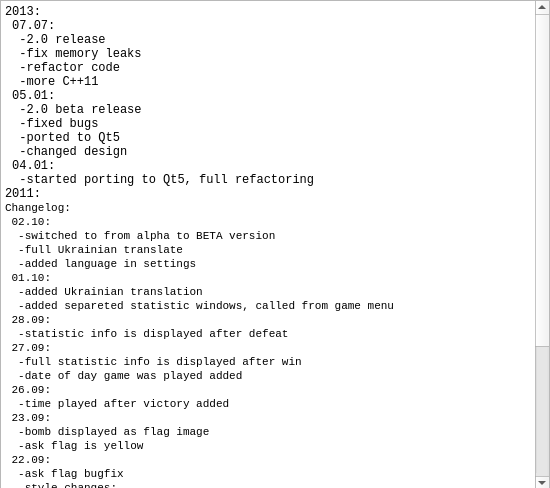
<?xml version="1.0" encoding="UTF-8"?>
<ui version="4.0">
 <class>ChangelogInfo</class>
 <widget class="QWidget" name="ChangelogInfo">
  <property name="windowModality">
   <enum>Qt::NonModal</enum>
  </property>
  <property name="geometry">
   <rect>
    <x>0</x>
    <y>0</y>
    <width>550</width>
    <height>488</height>
   </rect>
  </property>
  <property name="sizePolicy">
   <sizepolicy hsizetype="Minimum" vsizetype="Minimum">
    <horstretch>0</horstretch>
    <verstretch>0</verstretch>
   </sizepolicy>
  </property>
  <property name="font">
   <font>
    <family>Courier New</family>
   </font>
  </property>
  <property name="windowTitle">
   <string>Changelog</string>
  </property>
  <widget class="QTextBrowser" name="textLog">
   <property name="geometry">
    <rect>
     <x>0</x>
     <y>0</y>
     <width>550</width>
     <height>491</height>
    </rect>
   </property>
   <property name="sizePolicy">
    <sizepolicy hsizetype="Minimum" vsizetype="Minimum">
     <horstretch>0</horstretch>
     <verstretch>0</verstretch>
    </sizepolicy>
   </property>
   <property name="maximumSize">
    <size>
     <width>550</width>
     <height>600</height>
    </size>
   </property>
   <property name="html">
    <string>&lt;!DOCTYPE HTML PUBLIC &quot;-//W3C//DTD HTML 4.0//EN&quot; &quot;http://www.w3.org/TR/REC-html40/strict.dtd&quot;&gt;
&lt;html&gt;&lt;head&gt;&lt;meta name=&quot;qrichtext&quot; content=&quot;1&quot; /&gt;&lt;style type=&quot;text/css&quot;&gt;
p, li { white-space: pre-wrap; }
&lt;/style&gt;&lt;/head&gt;&lt;body style=&quot; font-family:'Courier New'; font-size:9pt; font-weight:400; font-style:normal;&quot;&gt;
&lt;p style=&quot; margin-top:0px; margin-bottom:0px; margin-left:0px; margin-right:0px; -qt-block-indent:0; text-indent:0px;&quot;&gt;2013:&lt;/p&gt;
&lt;p style=&quot; margin-top:0px; margin-bottom:0px; margin-left:0px; margin-right:0px; -qt-block-indent:0; text-indent:0px;&quot;&gt; 07.07:&lt;/p&gt;
&lt;p style=&quot; margin-top:0px; margin-bottom:0px; margin-left:0px; margin-right:0px; -qt-block-indent:0; text-indent:0px;&quot;&gt;  -2.0 release&lt;/p&gt;
&lt;p style=&quot; margin-top:0px; margin-bottom:0px; margin-left:0px; margin-right:0px; -qt-block-indent:0; text-indent:0px;&quot;&gt;  -fix memory leaks&lt;/p&gt;
&lt;p style=&quot; margin-top:0px; margin-bottom:0px; margin-left:0px; margin-right:0px; -qt-block-indent:0; text-indent:0px;&quot;&gt;  -refactor code&lt;/p&gt;
&lt;p style=&quot; margin-top:0px; margin-bottom:0px; margin-left:0px; margin-right:0px; -qt-block-indent:0; text-indent:0px;&quot;&gt;  -more C++11&lt;/p&gt;
&lt;p style=&quot; margin-top:0px; margin-bottom:0px; margin-left:0px; margin-right:0px; -qt-block-indent:0; text-indent:0px;&quot;&gt; 05.01:&lt;/p&gt;
&lt;p style=&quot; margin-top:0px; margin-bottom:0px; margin-left:0px; margin-right:0px; -qt-block-indent:0; text-indent:0px;&quot;&gt;  -2.0 beta release&lt;/p&gt;
&lt;p style=&quot; margin-top:0px; margin-bottom:0px; margin-left:0px; margin-right:0px; -qt-block-indent:0; text-indent:0px;&quot;&gt;  -fixed bugs&lt;/p&gt;
&lt;p style=&quot; margin-top:0px; margin-bottom:0px; margin-left:0px; margin-right:0px; -qt-block-indent:0; text-indent:0px;&quot;&gt;  -ported to Qt5&lt;/p&gt;
&lt;p style=&quot; margin-top:0px; margin-bottom:0px; margin-left:0px; margin-right:0px; -qt-block-indent:0; text-indent:0px;&quot;&gt;  -changed design&lt;/p&gt;
&lt;p style=&quot; margin-top:0px; margin-bottom:0px; margin-left:0px; margin-right:0px; -qt-block-indent:0; text-indent:0px;&quot;&gt; 04.01:&lt;/p&gt;
&lt;p style=&quot; margin-top:0px; margin-bottom:0px; margin-left:0px; margin-right:0px; -qt-block-indent:0; text-indent:0px;&quot;&gt;  -started porting to Qt5, full refactoring&lt;/p&gt;
&lt;p style=&quot; margin-top:0px; margin-bottom:0px; margin-left:0px; margin-right:0px; -qt-block-indent:0; text-indent:0px;&quot;&gt;2011:&lt;/p&gt;
&lt;p style=&quot; margin-top:0px; margin-bottom:0px; margin-left:0px; margin-right:0px; -qt-block-indent:0; text-indent:0px;&quot;&gt;&lt;span style=&quot; font-size:8pt;&quot;&gt;Changelog:&lt;/span&gt;&lt;/p&gt;
&lt;p style=&quot; margin-top:0px; margin-bottom:0px; margin-left:0px; margin-right:0px; -qt-block-indent:0; text-indent:0px;&quot;&gt;&lt;span style=&quot; font-size:8pt;&quot;&gt; 02.10:&lt;/span&gt;&lt;/p&gt;
&lt;p style=&quot; margin-top:0px; margin-bottom:0px; margin-left:0px; margin-right:0px; -qt-block-indent:0; text-indent:0px;&quot;&gt;&lt;span style=&quot; font-size:8pt;&quot;&gt;  -switched to from alpha to BETA version&lt;/span&gt;&lt;/p&gt;
&lt;p style=&quot; margin-top:0px; margin-bottom:0px; margin-left:0px; margin-right:0px; -qt-block-indent:0; text-indent:0px;&quot;&gt;&lt;span style=&quot; font-size:8pt;&quot;&gt;  -full Ukrainian translate&lt;/span&gt;&lt;/p&gt;
&lt;p style=&quot; margin-top:0px; margin-bottom:0px; margin-left:0px; margin-right:0px; -qt-block-indent:0; text-indent:0px;&quot;&gt;&lt;span style=&quot; font-size:8pt;&quot;&gt;  -added language in settings&lt;/span&gt;&lt;/p&gt;
&lt;p style=&quot; margin-top:0px; margin-bottom:0px; margin-left:0px; margin-right:0px; -qt-block-indent:0; text-indent:0px;&quot;&gt;&lt;span style=&quot; font-size:8pt;&quot;&gt; 01.10:&lt;/span&gt;&lt;/p&gt;
&lt;p style=&quot; margin-top:0px; margin-bottom:0px; margin-left:0px; margin-right:0px; -qt-block-indent:0; text-indent:0px;&quot;&gt;&lt;span style=&quot; font-size:8pt;&quot;&gt;  -added Ukrainian translation&lt;/span&gt;&lt;/p&gt;
&lt;p style=&quot; margin-top:0px; margin-bottom:0px; margin-left:0px; margin-right:0px; -qt-block-indent:0; text-indent:0px;&quot;&gt;&lt;span style=&quot; font-size:8pt;&quot;&gt;  -added separeted statistic windows, called from game menu&lt;/span&gt;&lt;/p&gt;
&lt;p style=&quot; margin-top:0px; margin-bottom:0px; margin-left:0px; margin-right:0px; -qt-block-indent:0; text-indent:0px;&quot;&gt;&lt;span style=&quot; font-size:8pt;&quot;&gt; 28.09:&lt;/span&gt;&lt;/p&gt;
&lt;p style=&quot; margin-top:0px; margin-bottom:0px; margin-left:0px; margin-right:0px; -qt-block-indent:0; text-indent:0px;&quot;&gt;&lt;span style=&quot; font-size:8pt;&quot;&gt;  -statistic info is displayed after defeat&lt;/span&gt;&lt;/p&gt;
&lt;p style=&quot; margin-top:0px; margin-bottom:0px; margin-left:0px; margin-right:0px; -qt-block-indent:0; text-indent:0px;&quot;&gt;&lt;span style=&quot; font-size:8pt;&quot;&gt; 27.09:&lt;/span&gt;&lt;/p&gt;
&lt;p style=&quot; margin-top:0px; margin-bottom:0px; margin-left:0px; margin-right:0px; -qt-block-indent:0; text-indent:0px;&quot;&gt;&lt;span style=&quot; font-size:8pt;&quot;&gt;  -full statistic info is displayed after win&lt;/span&gt;&lt;/p&gt;
&lt;p style=&quot; margin-top:0px; margin-bottom:0px; margin-left:0px; margin-right:0px; -qt-block-indent:0; text-indent:0px;&quot;&gt;&lt;span style=&quot; font-size:8pt;&quot;&gt;  -date of day game was played added&lt;/span&gt;&lt;/p&gt;
&lt;p style=&quot; margin-top:0px; margin-bottom:0px; margin-left:0px; margin-right:0px; -qt-block-indent:0; text-indent:0px;&quot;&gt;&lt;span style=&quot; font-size:8pt;&quot;&gt; 26.09:&lt;/span&gt;&lt;/p&gt;
&lt;p style=&quot; margin-top:0px; margin-bottom:0px; margin-left:0px; margin-right:0px; -qt-block-indent:0; text-indent:0px;&quot;&gt;&lt;span style=&quot; font-size:8pt;&quot;&gt;  -time played after victory added&lt;/span&gt;&lt;/p&gt;
&lt;p style=&quot; margin-top:0px; margin-bottom:0px; margin-left:0px; margin-right:0px; -qt-block-indent:0; text-indent:0px;&quot;&gt;&lt;span style=&quot; font-size:8pt;&quot;&gt; 23.09:&lt;/span&gt;&lt;/p&gt;
&lt;p style=&quot; margin-top:0px; margin-bottom:0px; margin-left:0px; margin-right:0px; -qt-block-indent:0; text-indent:0px;&quot;&gt;&lt;span style=&quot; font-size:8pt;&quot;&gt;  -bomb displayed as flag image&lt;/span&gt;&lt;/p&gt;
&lt;p style=&quot; margin-top:0px; margin-bottom:0px; margin-left:0px; margin-right:0px; -qt-block-indent:0; text-indent:0px;&quot;&gt;&lt;span style=&quot; font-size:8pt;&quot;&gt;  -ask flag is yellow&lt;/span&gt;&lt;/p&gt;
&lt;p style=&quot; margin-top:0px; margin-bottom:0px; margin-left:0px; margin-right:0px; -qt-block-indent:0; text-indent:0px;&quot;&gt;&lt;span style=&quot; font-size:8pt;&quot;&gt; 22.09:&lt;/span&gt;&lt;/p&gt;
&lt;p style=&quot; margin-top:0px; margin-bottom:0px; margin-left:0px; margin-right:0px; -qt-block-indent:0; text-indent:0px;&quot;&gt;&lt;span style=&quot; font-size:8pt;&quot;&gt;  -ask flag bugfix&lt;/span&gt;&lt;/p&gt;
&lt;p style=&quot; margin-top:0px; margin-bottom:0px; margin-left:0px; margin-right:0px; -qt-block-indent:0; text-indent:0px;&quot;&gt;&lt;span style=&quot; font-size:8pt;&quot;&gt;  -style changes:&lt;/span&gt;&lt;/p&gt;
&lt;p style=&quot; margin-top:0px; margin-bottom:0px; margin-left:0px; margin-right:0px; -qt-block-indent:0; text-indent:0px;&quot;&gt;&lt;span style=&quot; font-size:8pt;&quot;&gt;    -different style when button is pressed&lt;/span&gt;&lt;/p&gt;
&lt;p style=&quot; margin-top:0px; margin-bottom:0px; margin-left:0px; margin-right:0px; -qt-block-indent:0; text-indent:0px;&quot;&gt;&lt;span style=&quot; font-size:8pt;&quot;&gt;    -cells with gradient background&lt;/span&gt;&lt;/p&gt;
&lt;p style=&quot; margin-top:0px; margin-bottom:0px; margin-left:0px; margin-right:0px; -qt-block-indent:0; text-indent:0px;&quot;&gt;&lt;span style=&quot; font-size:8pt;&quot;&gt;    -different number colors&lt;/span&gt;&lt;/p&gt;
&lt;p style=&quot; margin-top:0px; margin-bottom:0px; margin-left:0px; margin-right:0px; -qt-block-indent:0; text-indent:0px;&quot;&gt;&lt;span style=&quot; font-size:8pt;&quot;&gt;    -changed background color of opened cells&lt;/span&gt;&lt;/p&gt;
&lt;p style=&quot; margin-top:0px; margin-bottom:0px; margin-left:0px; margin-right:0px; -qt-block-indent:0; text-indent:0px;&quot;&gt;&lt;span style=&quot; font-size:8pt;&quot;&gt;  -numbers font size auto resizing&lt;/span&gt;&lt;/p&gt;
&lt;p style=&quot; margin-top:0px; margin-bottom:0px; margin-left:0px; margin-right:0px; -qt-block-indent:0; text-indent:0px;&quot;&gt;&lt;span style=&quot; font-size:8pt;&quot;&gt; 21.09:&lt;/span&gt;&lt;/p&gt;
&lt;p style=&quot; margin-top:0px; margin-bottom:0px; margin-left:0px; margin-right:0px; -qt-block-indent:0; text-indent:0px;&quot;&gt;&lt;span style=&quot; font-size:8pt;&quot;&gt;  -changed numbers font size in opened cells&lt;/span&gt;&lt;/p&gt;
&lt;p style=&quot; margin-top:0px; margin-bottom:0px; margin-left:0px; margin-right:0px; -qt-block-indent:0; text-indent:0px;&quot;&gt;&lt;span style=&quot; font-size:8pt;&quot;&gt;  -added smile restart button&lt;/span&gt;&lt;/p&gt;
&lt;p style=&quot; margin-top:0px; margin-bottom:0px; margin-left:0px; margin-right:0px; -qt-block-indent:0; text-indent:0px;&quot;&gt;&lt;span style=&quot; font-size:8pt;&quot;&gt;  -added changelog&lt;/span&gt;&lt;/p&gt;
&lt;p style=&quot; margin-top:0px; margin-bottom:0px; margin-left:0px; margin-right:0px; -qt-block-indent:0; text-indent:0px;&quot;&gt;&lt;span style=&quot; font-size:8pt;&quot;&gt;  -fixed columns width&lt;/span&gt;&lt;/p&gt;
&lt;p style=&quot; margin-top:0px; margin-bottom:0px; margin-left:0px; margin-right:0px; -qt-block-indent:0; text-indent:0px;&quot;&gt;&lt;span style=&quot; font-size:8pt;&quot;&gt;  -field generating after first turn&lt;/span&gt;&lt;/p&gt;
&lt;p style=&quot; margin-top:0px; margin-bottom:0px; margin-left:0px; margin-right:0px; -qt-block-indent:0; text-indent:0px;&quot;&gt;&lt;span style=&quot; font-size:8pt;&quot;&gt;  -ask mark disabling/enabling option&lt;/span&gt;&lt;/p&gt;
&lt;p style=&quot;-qt-paragraph-type:empty; margin-top:0px; margin-bottom:0px; margin-left:0px; margin-right:0px; -qt-block-indent:0; text-indent:0px; font-size:8pt;&quot;&gt;&lt;br /&gt;&lt;/p&gt;&lt;/body&gt;&lt;/html&gt;</string>
   </property>
  </widget>
 </widget>
 <resources/>
 <connections/>
 <slots>
  <signal>actionClose()</signal>
 </slots>
</ui>
